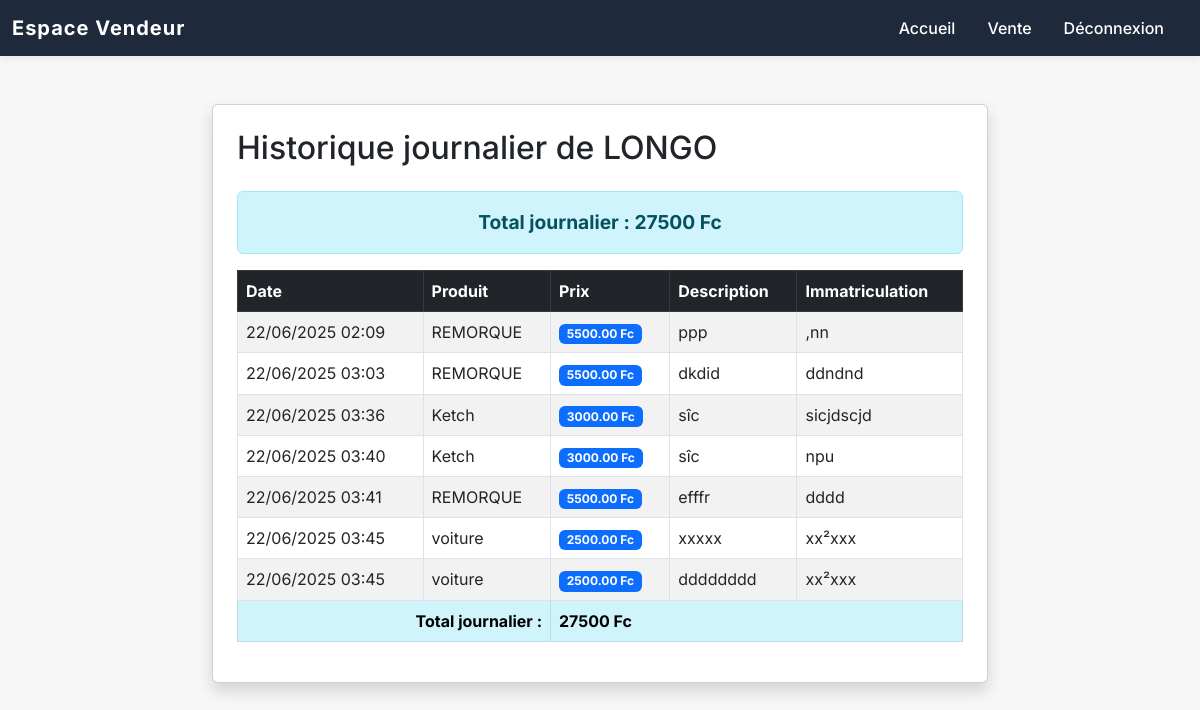
The page /api/historique-vente/ (signed in) on the database its author committed.
### apps/sales/models.py (models this page shows, shortened)
class Vendeur(models.Model):
    nom_du_vendeur = models.CharField(max_length=100)
    email = models.EmailField(max_length=255, unique=True)  # Adresse e-mail

class Sale(models.Model):
    produit = models.ForeignKey('Produit', on_delete=models.CASCADE)  # Champ correct
    seller = models.ForeignKey('Vendeur', on_delete=models.CASCADE)
    description = models.TextField(default="Aucune description")
    license_plate = models.CharField(max_length=20)
    price = models.DecimalField(max_digits=10, decimal_places=2, default=0.0)
    created_at = models.DateTimeField(auto_now_add=True)
    SOURCE_CHOICES = [
        ('POS', 'Point of Sale'),
        ('WEB', 'Web'),
        ('OTHER', 'Autre'),
    ]
    source = models.CharField(max_length=10, choices=SOURCE_CHOICES, default='WEB')

class Produit(models.Model):
    nom_produit = models.CharField(max_length=100)  # Nom du produit
    prix = models.DecimalField(max_digits=10, decimal_places=2, default=0.0)  # Prix par défaut
    default_description = models.TextField(blank=True, null=True)  # Description par défaut
    created_at = models.DateTimeField(default=now)  # Utiliser timezone.now comme valeur par défaut

### apps/sales/views.py (the view)
    def _wrapped_view(request, *args, **kwargs):
        if not request.session.get('vendeur_id'):
            return redirect('identification_vendeur')
        return view_func(request, *args, **kwargs)

### apps/sales/views.py (called while the page is built)
def vendeur_required(view_func):
    def _wrapped_view(request, *args, **kwargs):
        if not request.session.get('vendeur_id'):
            return redirect('identification_vendeur')
        return view_func(request, *args, **kwargs)
    return _wrapped_view

@vendeur_required
def historique_vente(request):
    vendeur_id = request.session.get('vendeur_id')
    if not vendeur_id:
        return redirect('identification_vendeur')
    vendeur = Vendeur.objects.get(id=vendeur_id)
    date_debut = request.GET.get('date_debut')
    date_fin = request.GET.get('date_fin')
    ventes = Sale.objects.filter(seller=vendeur)
    if date_debut and date_fin:
        ventes = ventes.filter(created_at__date__gte=date_debut, created_at__date__lte=date_fin)
    else:
        today = timezone.now().date()
        ventes = ventes.filter(created_at__date=today)
    total_journalier = ventes.aggregate(total=Sum('price'))['total'] or 0
    return render(request, 'historique_vente.html', {
        'vendeur': vendeur,
        'ventes': ventes,
        'total_journalier': total_journalier,
        'date_debut': date_debut,
        'date_fin': date_fin,
    })

### apps/sales/templates/historique_vente.html (shortened to what this page needs)
<!DOCTYPE html>
<html lang="fr">
<headcharset="UTF-8">
    <link href="https://cdn.jsdelivr.net/npm/bootstrap@5.3.0-alpha3/dist/css/bootstrap.min.css" rel="stylesheet">
</head>
<body>
<nav class="navbar navbar-expand-lg custom-navbar mb-4">
  <div class="container-fluid">
    <a class="navbar-brand" href="{% url 'accueil_vendeur' %}">Espace Vendeur</a>
    <div class="collapse navbar-collapse" id="navbarNav">
      <ul class="navbar-nav ms-auto">
        <li class="nav-item"><a class="nav-link {% if request.resolver_match.url_name == 'accueil_vendeur' %}active{% endif %}" href="{% url 'accueil_vendeur' %}">Accueil</a></li>
        <li class="nav-item"><a class="nav-link {% if request.resolver_match.url_name == 'effectuer_vente' %}active{% endif %}" href="{% url 'effectuer_vente' %}">Vente</a></li>
        <li class="nav-item"><a class="nav-link text-danger" href="{% url 'logout_vendeur' %}">Déconnexion</a></li>
      </ul>
    </div>
  </div>
</nav>
<div class="container mt-5" style="max-width:800px;">
    <div class="card shadow p-4">
        <div class="d-flex justify-content-between align-items-center mb-4">
            <h2 class="mb-0">Historique journalier de {{ vendeur.nom_du_vendeur }}</h2>
        </div>
        {% if ventes %}
        <div class="alert alert-info text-center fw-bold" style="font-size:1.2rem;">Total journalier : {{ total_journalier }} Fc</div>
        {% endif %}
        <table class="table table-striped table-bordered align-middle">
            <thead class="table-dark">
                <tr>
                    <th>Date</th>
                    <th>Produit</th>
                    <th>Prix</th>
                    <th>Description</th>
                    <th>Immatriculation</th>
                </tr>
            </thead>
            <tbody>
                {% for vente in ventes %}
                <tr>
                    <td>{{ vente.created_at|date:'d/m/Y H:i' }}</td>
                    <td>{{ vente.produit.nom_produit }}</td>
                    <td><span class="badge bg-primary">{{ vente.price }} Fc</span></td>
                    <td>{{ vente.description }}</td>
                    <td>{{ vente.license_plate }}</td>
                </tr>
                {% empty %}
                <tr><td colspan="5" class="text-center">Aucune vente aujourd'hui.</td></tr>
                {% endfor %}
            </tbody>
            {% if ventes %}
            <tfoot>
                <tr class="table-info">
                    <th colspan="2" class="text-end">Total journalier :</th>
                    <th colspan="3" class="text-start">{{ total_journalier }} Fc</th>
                </tr>
            </tfoot>
            {% endif %}
        </table>
    </div>
</div>
</body>
</html>

### apps/sales/templates/historique_vente.html (style rules this page uses)
body { background: #f7f7f7; font-family: 'Inter', sans-serif; }
.custom-navbar { background: #1e293b; color: #fff; box-shadow: 0 2px 8px rgba(30,41,59,0.08); }
.custom-navbar .navbar-brand { font-weight: bold; color: #fff !important; letter-spacing: 1px; }
.custom-navbar .nav-link { color: #fff !important; font-weight: 500; margin-right: 1rem; transition: color 0.2s; }

### rows shown on the page
Vendeur: nom_du_vendeur "LONGO"
Sale: created_at "22/06/2025 02:09", produit.nom_produit "REMORQUE", price "5500.00", description "ppp", license_plate ",nn"
Sale: created_at "22/06/2025 03:03", produit.nom_produit "REMORQUE", price "5500.00", description "dkdid", license_plate "ddndnd"
Sale: created_at "22/06/2025 03:36", produit.nom_produit "Ketch", price "3000.00", description "sîc", license_plate "sicjdscjd"
Sale: created_at "22/06/2025 03:40", produit.nom_produit "Ketch", price "3000.00", description "sîc", license_plate "npu"
Sale: created_at "22/06/2025 03:41", produit.nom_produit "REMORQUE", price "5500.00", description "efffr", license_plate "dddd"
Sale: created_at "22/06/2025 03:45", produit.nom_produit "voiture", price "2500.00", description "xxxxx", license_plate "xx²xxx"
Sale: created_at "22/06/2025 03:45", produit.nom_produit "voiture", price "2500.00", description "dddddddd", license_plate "xx²xxx"

### other values the page prints
{{ total_journalier }} "27500"
